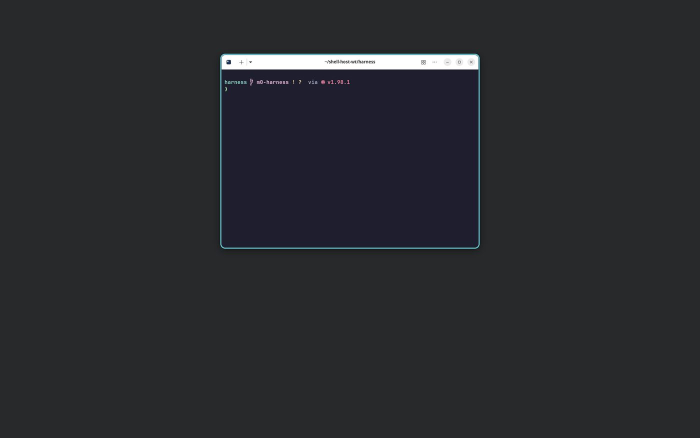
#> input picture tools/progress/shots/m0-nested/1.jpeg, 1400 x 875 px (shown at 1/2 size)
$ python -i frames.py   (imports and definitions only)
#> lines starting #> are read from the running program, lines starting #| are printed output that depends on the picture
#> further down, picture is the input picture: PIL image 1400x875 RGB; mean R, G, B 41.3, 42.3, 46.4
"""Decode an animated WebP into composited frames with their durations, find the rest pose,
and resample the loop to a fixed step.
"""

from __future__ import annotations

import struct
from dataclasses import dataclass
from pathlib import Path

from PIL import Image, ImageChops, ImageStat


@dataclass(frozen=True)
class Frame:
    image: Image.Image
    ms: int


# [27 lines left out: functions durations, decode, not called in this run]


def _normalised(image: Image.Image) -> Image.Image:
    """The drawing cropped to its own bounds, on white, at 64 px: the still and the animation
    frames are drawn at different scales, so they are compared by shape, not by position."""
    image = image.convert("RGBA")
    box = image.getchannel("A").point(lambda a: 255 if a > 32 else 0).getbbox()
#> box = (0, 0, 1400, 875)
    ground = Image.new("RGBA", image.size, (255, 255, 255, 255))
#> ground: PIL image 1400x875 RGBA; every value is 255
    ground.alpha_composite(image)
    return ground.crop(box).convert("RGB").resize((64, 64), Image.BILINEAR)
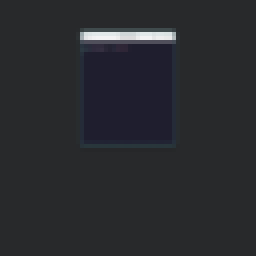
#> returned value: PIL image 64x64 RGB (shown 4 times larger); mean R, G, B 41.3, 42.3, 46.4


def _distance(a: Image.Image, b: Image.Image) -> float:
    return sum(ImageStat.Stat(ImageChops.difference(_normalised(a), _normalised(b))).mean)


# [5 lines left out: function rest_index, not called in this run]


def rotated(frames: list[Frame], start: int) -> list[Frame]:
    """The loop begun at `start` (the loops are seamless, so this is the same animation)."""
    return frames[start:] + frames[:start]


# [22 lines left out: function resampled, not called in this run]

>>> from PIL import Image
>>> picture = Image.open('../../progress/shots/m0-nested/1.jpeg')
>>> result = _normalised(picture)

$ run again, on tools/progress/shots/m0-nested/0.png
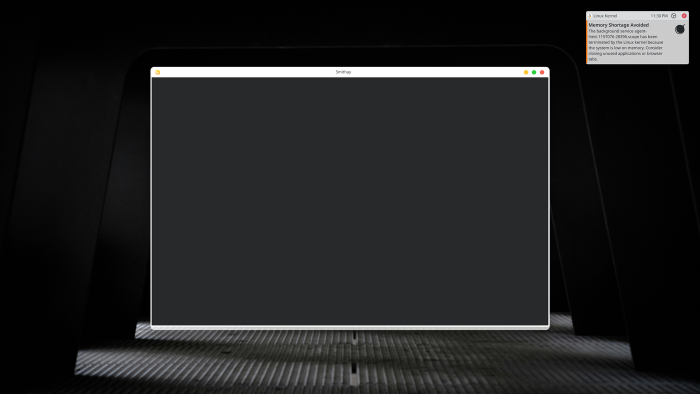
#> input picture tools/progress/shots/m0-nested/0.png, 1400 x 788 px (shown at 1/2 size)
#> picture is the input picture: PIL image 1400x788 RGBA; mean R, G, B, A 32.3, 33.1, 33.3, 254.9
#> box = (0, 0, 1400, 788)
#> in _normalised, `return ground.crop(box).convert("RGB").resize((64, 64), Image.BILINEAR)`:
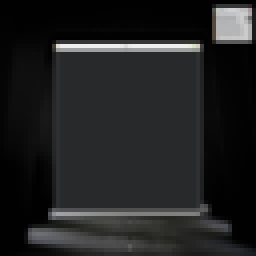
#> returned value: PIL image 64x64 RGB (shown 4 times larger); mean R, G, B 32.3, 33.1, 33.3
